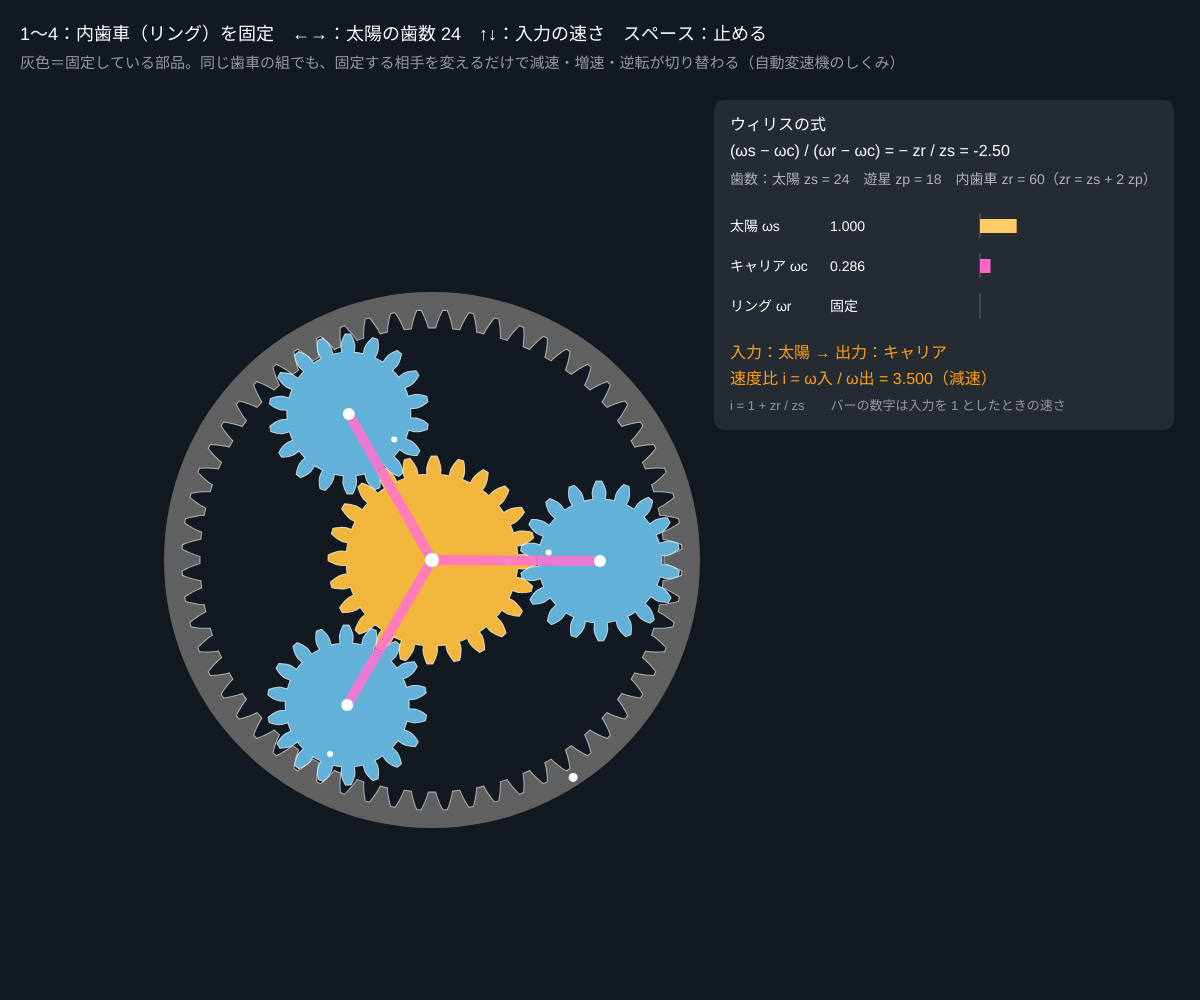
Frame 1 (no input)
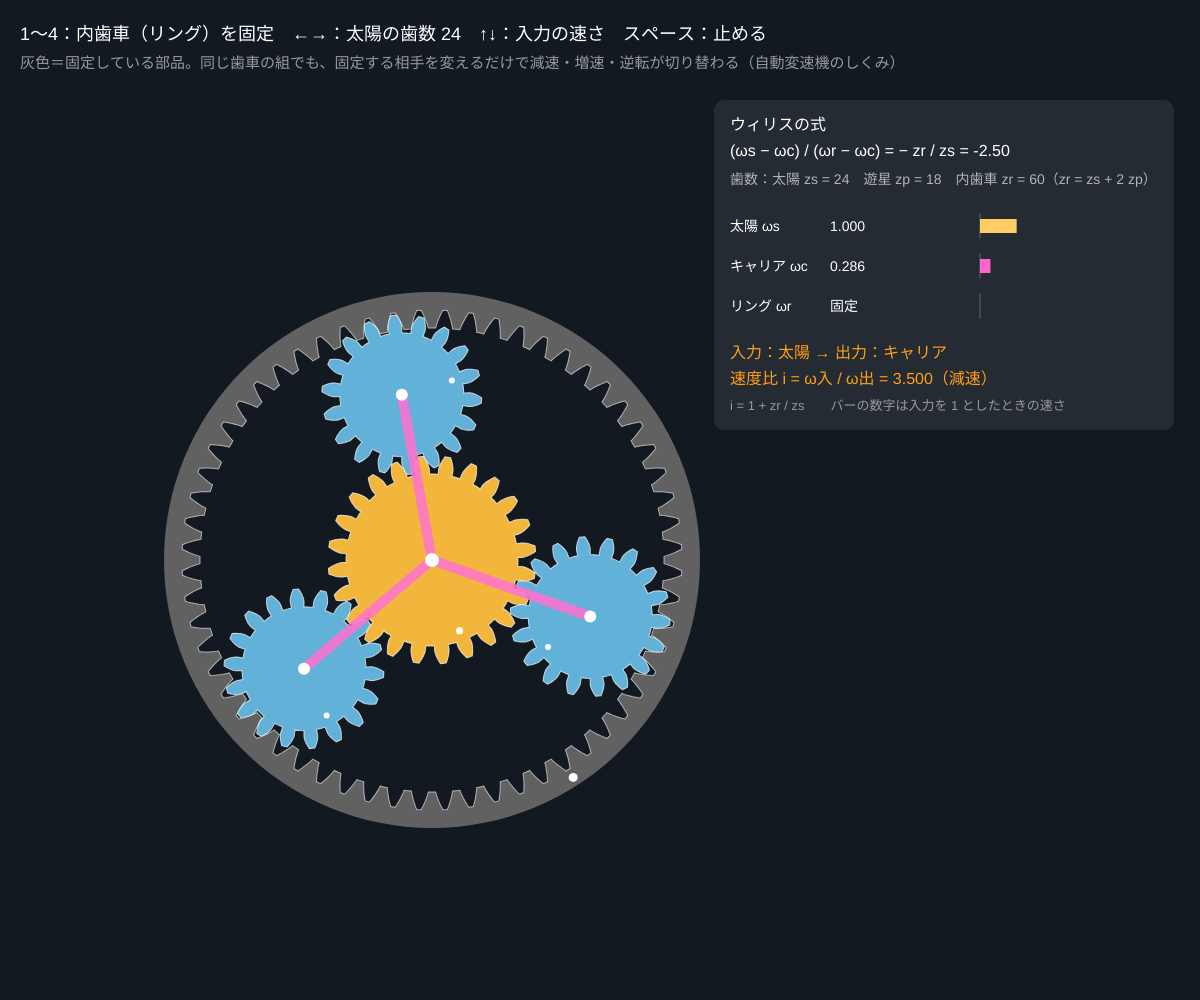
Frame 60 (no input)
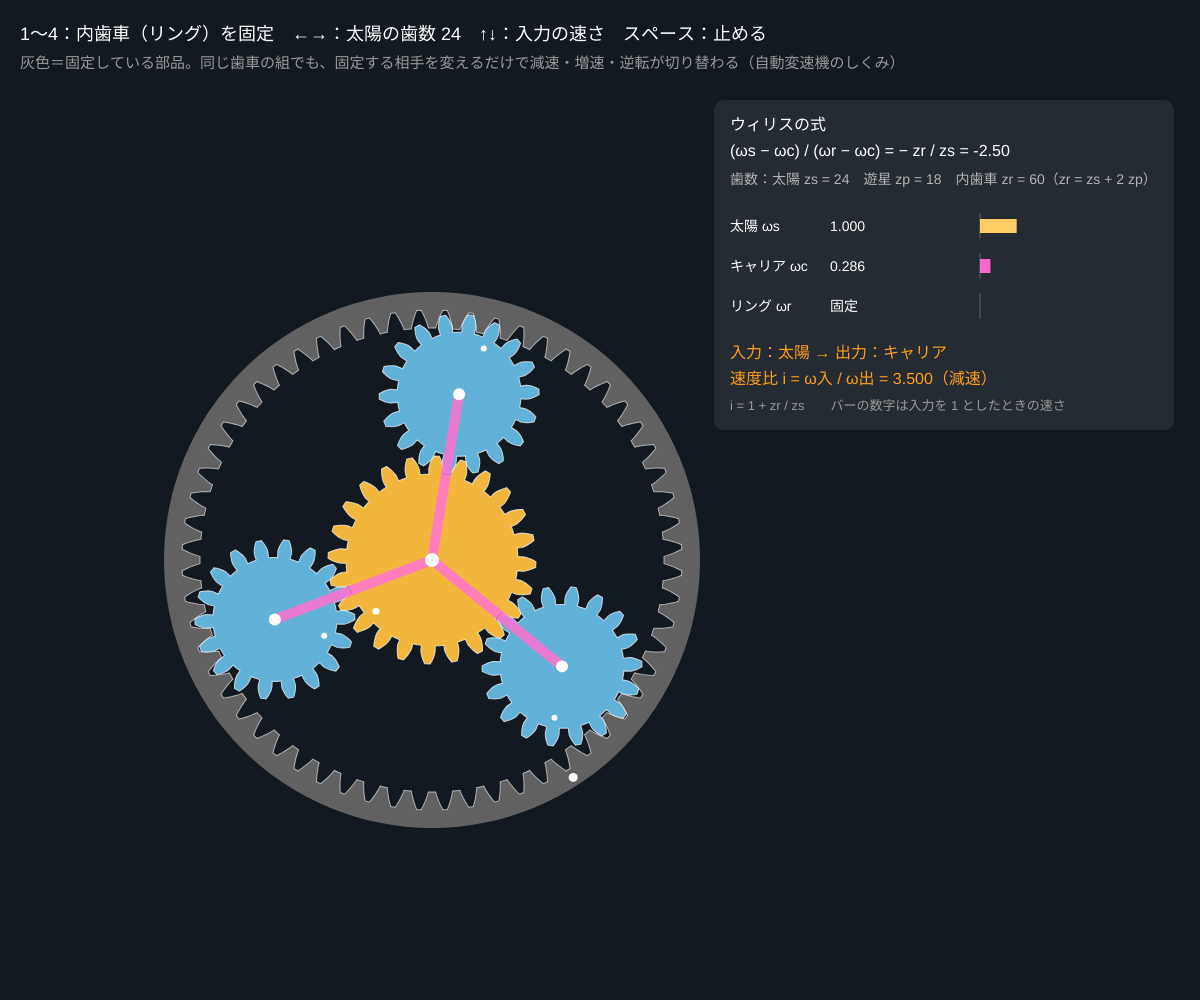
Frame 120 (the mouse pressed at the canvas centre since frame 60)

The p5.js sketch that drew these frames (run headless with seeded random() and noise() and a simulated clock; from frame 60 on, the mouse is pressed at the canvas centre):

// p5.js sketch
// ── sketch.js
// ============================================
// 05 遊星歯車
// 太陽歯車・遊星歯車・内歯車（リング）・キャリアの 4 つ。どれを固定するかで速度比が変わる
// ウィリスの式：(ω太陽 − ωキャリア) / (ωリング − ωキャリア) = − zリング / z太陽
// 1 = 内歯車を固定 / 2 = 太陽を固定 / 3 = キャリアを固定 / 4 = 直結 / ←→ = 太陽の歯数 / ↑↓ = 入力の速さ / スペース = 止める
// ============================================

let sunList = [12, 18, 24, 30, 36], sunId = 2;   // ★ 太陽の歯数の候補（内歯車は 60 枚、遊星 3 個で組み立てられる組）
let ringZ = 60;            // 内歯車の歯数
let planetCount = 3;       // 遊星の数
let gearM = 8;             // ★ モジュール（px）
let fixId = 1;             // 1 リング固定 / 2 太陽固定 / 3 キャリア固定 / 4 直結
let inputSpeed = 0.02;     // ★ 入力の速さ（ラジアン/フレーム）
let rotSun = 0, rotCar = 0, playing = true;
let outSun = [], outPlanet = [], outRing = [];
const PA = (20 * Math.PI) / 180;

function setup() {
  createCanvas(windowWidth, windowHeight);
  colorMode(HSB, 360, 100, 100, 100);
  rebuild();
}

function rebuild() {
  let zs = sunList[sunId], zp = (ringZ - zs) / 2;       // 遊星の歯数は zリング = z太陽 + 2 z遊星 から決まる
  outSun = makeGearOutline(zs, gearM, PA);
  outPlanet = makeGearOutline(zp, gearM, PA);
  outRing = makeGearOutline(ringZ, gearM, PA, 1.25, 1);   // 内歯車は「歯のすき間」の形を描く
}

// ★ ウィリスの式から、太陽とキャリアの角速度を決める（リングは式から出る）
function speeds() {
  let zs = sunList[sunId], w = inputSpeed;
  if (fixId === 1) return { ws: w, wc: (w * zs) / (zs + ringZ) };   // リング固定：太陽 → キャリア
  if (fixId === 2) return { ws: 0, wc: w };                          // 太陽固定：キャリア → リング
  if (fixId === 3) return { ws: w, wc: 0 };                          // キャリア固定：太陽 → リング（逆転）
  return { ws: w, wc: w };                                           // 直結：全体が一体で回る
}

function draw() {
  background(212, 45, 13);
  let zs = sunList[sunId], zp = (ringZ - zs) / 2;
  let sp = speeds();
  if (playing) { rotSun += sp.ws; rotCar += sp.wc; }
  let wr = sp.wc - ((sp.ws - sp.wc) * zs) / ringZ;       // リングの角速度（ウィリスの式）

  let ccx = width * 0.36, ccy = height * 0.56;
  let rs = (gearM * zs) / 2, rp = (gearM * zp) / 2, rr = (gearM * ringZ) / 2;
  let fit = Math.min(1, (height - 190) / (2 * rr + 6 * gearM));
  push();
  translate(ccx, ccy);
  scale(fit);
  // かみ合いの角度：遊星 0 の向き g0 を基準に、遊星とリングの回転角を決める
  let g0 = rotCar;
  let rotRing = g0 + (Math.PI * (zp + 1)) / ringZ - ((rotSun - g0) * zs) / ringZ;
  // 内歯車：大きな円を塗り、内側を「60 枚の歯車の形」にくりぬく
  noStroke(); fill(fixId === 1 ? 0 : 150, fixId === 1 ? 0 : 45, fixId === 1 ? 38 : 60);
  circle(0, 0, 2 * rr + 7 * gearM);
  fill(212, 45, 13); stroke(0, 0, 100, 60); strokeWeight(1 / fit);
  drawOutline(outRing, 0, 0, rotRing);
  noStroke(); fill(0, 0, 100);
  circle((rr + 2.4 * gearM) * Math.cos(rotRing), (rr + 2.4 * gearM) * Math.sin(rotRing), 9);   // リングの目印
  // 太陽
  stroke(0, 0, 100, 70); fill(fixId === 2 ? 0 : 40, fixId === 2 ? 0 : 75, fixId === 2 ? 45 : 95);
  drawOutline(outSun, 0, 0, rotSun);
  noStroke(); fill(0, 0, 100); circle((rs - 2.5 * gearM) * Math.cos(rotSun), (rs - 2.5 * gearM) * Math.sin(rotSun), 7);
  // 遊星
  let centers = [];
  for (let i = 0; i < planetCount; i++) {
    let g = g0 + (i * TWO_PI) / planetCount;
    let rotP = g + Math.PI + Math.PI / zp - ((rotSun - g) * zs) / zp;
    let x = (rs + rp) * Math.cos(g), y = (rs + rp) * Math.sin(g);
    centers.push([x, y]);
    stroke(0, 0, 100, 70); fill(200, 55, 85);
    drawOutline(outPlanet, x, y, rotP);
    noStroke(); fill(0, 0, 100); circle(x + (rp - 2.5 * gearM) * Math.cos(rotP), y + (rp - 2.5 * gearM) * Math.sin(rotP), 6);
  }
  // キャリア（遊星の軸をつなぐ腕）
  stroke(fixId === 3 ? 0 : 320, fixId === 3 ? 0 : 55, fixId === 3 ? 55 : 100, 85); strokeWeight(10 / fit); noFill();
  for (let c of centers) line(0, 0, c[0], c[1]);
  noStroke(); fill(0, 0, 100);
  for (let c of centers) circle(c[0], c[1], 12);
  circle(0, 0, 14);
  pop();

  // ---- 文字
  let names = ['内歯車（リング）を固定', '太陽を固定', 'キャリアを固定', '直結（全部いっしょに回る）'];
  let inName = fixId === 2 ? 'キャリア' : '太陽', outName = fixId === 1 ? 'キャリア' : fixId === 4 ? 'リング' : 'リング';
  let wIn = inputSpeed, wOut = fixId === 1 ? sp.wc : wr;
  let ratio = wIn / wOut;
  noStroke(); fill(0, 0, 100); textSize(18);
  text('1〜4：' + names[fixId - 1] + '　←→：太陽の歯数 ' + zs + '　↑↓：入力の速さ　スペース：' + (playing ? '止める' : '動かす'), 20, 40);
  fill(0, 0, 60); textSize(15);
  text('灰色＝固定している部品。同じ歯車の組でも、固定する相手を変えるだけで減速・増速・逆転が切り替わる（自動変速機のしくみ）', 20, 68);
  let ix = width - 470, iy = 130;
  fill(0, 0, 100, 8); rect(ix - 16, iy - 30, 460, 330, 10);
  fill(0, 0, 100); textSize(16);
  text('ウィリスの式', ix, iy);
  text('(ωs − ωc) / (ωr − ωc) = − zr / zs = ' + nf(-ringZ / zs, 1, 2), ix, iy + 26);
  fill(0, 0, 70); textSize(14);
  text('歯数：太陽 zs = ' + zs + '　遊星 zp = ' + zp + '　内歯車 zr = ' + ringZ + '（zr = zs + 2 zp）', ix, iy + 54);
  // 3 つの角速度のバー
  let rowsW = [['太陽 ωs', sp.ws, 40], ['キャリア ωc', sp.wc, 320], ['リング ωr', wr, 150]];
  for (let i = 0; i < 3; i++) {
    let y = iy + 96 + i * 40, v = rowsW[i][1] / 0.06;
    fill(0, 0, 100); textSize(14); text(rowsW[i][0], ix, y + 5);
    stroke(0, 0, 40); strokeWeight(1); line(ix + 250, y - 12, ix + 250, y + 12);
    noStroke(); fill(rowsW[i][2], 60, 100);
    rect(ix + 250, y - 7, constrain(v, -1.6, 1.6) * 110, 14);
    fill(0, 0, 100); text(Math.abs(rowsW[i][1]) < 1e-9 ? '固定' : nf(rowsW[i][1] / inputSpeed, 1, 3), ix + 100, y + 5);
  }
  fill(35, 90, 100); textSize(16);
  text('入力：' + inName + ' → 出力：' + outName, ix, iy + 228);
  text('速度比 i = ω入 / ω出 = ' + nf(ratio, 1, 3) + (ratio < 0 ? '（逆転）' : Math.abs(ratio) > 1.001 ? '（減速）' : Math.abs(ratio) < 0.999 ? '（増速）' : '（1 : 1）'), ix, iy + 254);
  fill(0, 0, 60); textSize(13);
  text(['i = 1 + zr / zs', 'i = zr / (zs + zr)', 'i = − zr / zs', 'i = 1'][fixId - 1] + '　　バーの数字は入力を 1 としたときの速さ', ix, iy + 280);
}

function keyPressed() {
  if (key >= '1' && key <= '4') fixId = Number(key);
  if (key === LEFT_ARROW) sunId = constrain(sunId - 1, 0, sunList.length - 1);
  if (key === RIGHT_ARROW) sunId = constrain(sunId + 1, 0, sunList.length - 1);
  if (key === UP_ARROW) inputSpeed = constrain(inputSpeed + 0.005, 0.005, 0.06);
  if (key === DOWN_ARROW) inputSpeed = constrain(inputSpeed - 0.005, 0.005, 0.06);
  if (key === ' ') playing = !playing;
  rebuild();
}

// ---------- やってみよう ----------
// 1. 1（リング固定）で太陽の歯数を 12 → 36 と変える。速度比 1 + zr/zs は 6 から 2.67 まで変わる。確かめよう
// 2. 3（キャリア固定）では遊星はその場で回るだけ（ふつうの歯車列）。リングが逆転する理由を説明しよう
// 3. 2（太陽固定）は増速？減速？ 自転車の内装変速機はこれを使っている
// 4. 遊星 3 個を等間隔に置ける条件は (zs + zr) / 3 が整数。sunList に 20 を足すとどうなる？（歯がぶつかる）
// 5. ハイブリッド車の動力分割機構：太陽 = 発電機、キャリア = エンジン、リング = タイヤ。エンジン一定でリングを止めると太陽は？

// ==================================================
// ここから下は「歯車の道具」です（インボリュート歯形の輪郭を作る）
// ==================================================

// 歯数 z、モジュール m、圧力角 pa（ラジアン）の歯車の輪郭を [x, y] の配列で返す
//   歯 1 枚の中心が角度 0（+x 方向）を向く。ha・hf は歯先・歯元の高さ（モジュールの何倍か）
//   インボリュート：基礎円 rb に巻いた糸をほどくときの糸の先。ほどいた角 t の点は
//   半径 rb√(1 + t²)、角度 inv = t − atan t
function makeGearOutline(z, m, pa, ha, hf) {
  if (ha === undefined) ha = 1;
  if (hf === undefined) hf = 1.25;
  let r = (m * z) / 2, rb = r * Math.cos(pa);
  let ra = r + ha * m, rf = Math.max(r - hf * m, m);
  let half = Math.PI / (2 * z) + Math.tan(pa) - pa;      // 基礎円の上での歯の半角
  let t0 = rf > rb ? Math.sqrt((rf / rb) * (rf / rb) - 1) : 0;
  let t1 = Math.sqrt(Math.max((ra / rb) * (ra / rb) - 1, t0 * t0));
  let flank = [];                                        // [半径, 歯の中心からの角度]
  if (rf < rb) flank.push([rf, half]);                   // 基礎円より内側はまっすぐ
  for (let i = 0; i <= 8; i++) {
    let t = t0 + ((t1 - t0) * i) / 8;
    flank.push([rb * Math.sqrt(1 + t * t), Math.max(half - (t - Math.atan(t)), 0)]);
  }
  let pts = [];
  for (let k = 0; k < z; k++) {
    let c = (k * 2 * Math.PI) / z;
    pts.push([rf * Math.cos(c - Math.PI / z), rf * Math.sin(c - Math.PI / z)]);   // 歯底の真ん中
    for (let i = 0; i < flank.length; i++) pts.push([flank[i][0] * Math.cos(c - flank[i][1]), flank[i][0] * Math.sin(c - flank[i][1])]);
    for (let i = flank.length - 1; i >= 0; i--) pts.push([flank[i][0] * Math.cos(c + flank[i][1]), flank[i][0] * Math.sin(c + flank[i][1])]);
  }
  return pts;
}

// 輪郭を (x, y) に角度 rot で描く
function drawOutline(pts, x, y, rot) {
  push();
  translate(x, y);
  rotate(rot);
  beginShape();
  for (let p of pts) vertex(p[0], p[1]);
  endShape(CLOSE);
  pop();
}
